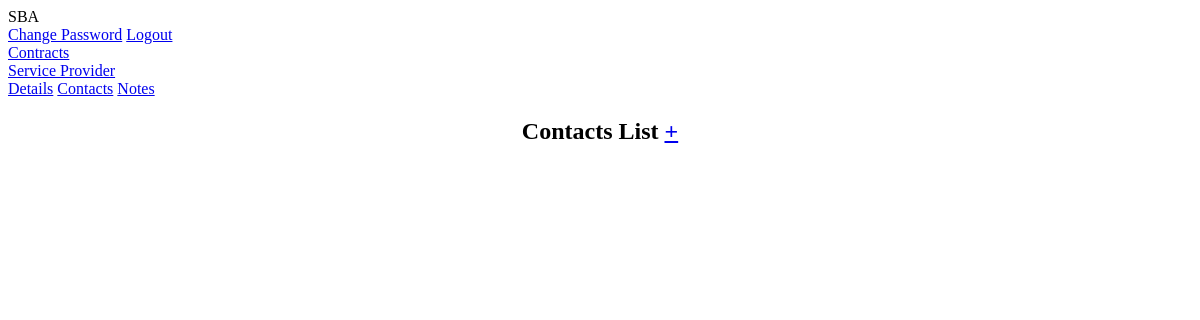
Before: /sp/contacts/ (signed in) with the older database file.
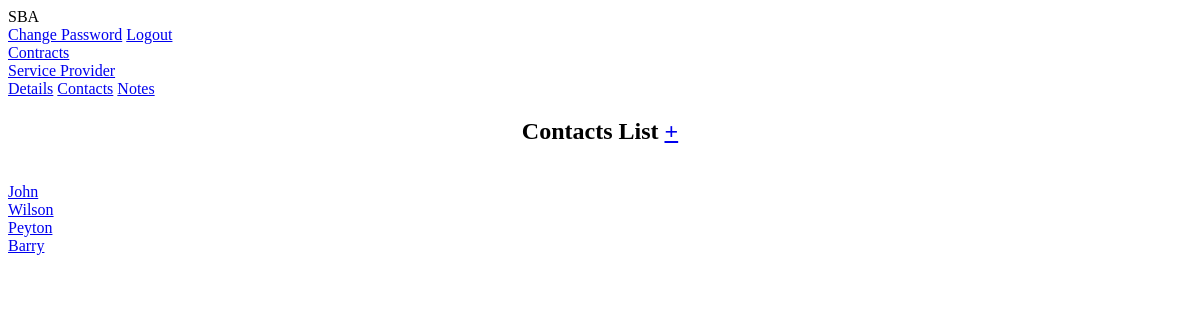
After: the same page with the newer database file.
### service_providers/models.py (models this page shows)
class SPContact(models.Model):
    fname = models.CharField(max_length=20)
    lname = models.CharField(max_length=20)
    phone = models.CharField(max_length=30)
    off_phone = models.CharField(max_length=30)
    off_ex = models.CharField(max_length=4)
    fax = models.CharField(max_length=10)
    addr = models.CharField(max_length=30)
    email = models.CharField(max_length=30)
    country = models.CharField(max_length=30)
    city = models.CharField(max_length=30)
    state = models.CharField(max_length=30)
    zip = models.CharField(max_length=30)

### service_providers/views.py (the view)
# urls.py: path('sp/contacts/', login_required(spViews.contactsView), name="contacts_list"),
def contactsView(req):
    contacts = SPContact.objects.all()
    return render(req, 'contacts_list.html', {'contacts': contacts})

### service_providers/templates/contacts_list.html (shortened to what this page needs)
{% extends 'partials/sp_base.html' %}
{% block content %}
<div class="sp-body">
    <div class="title" align="center">
        <h2>Contacts List
        <a  class="btn btn-primary btn-lg active" href="{% url 'sp:contacts_new'%}" >+</a></h2>
    </div>
    <div class="sp-body">
        <div class="list-group">
            {% for contact in contacts  %}
            <br>
            <a href="{% url 'sp:contact_details' contact_id=contact.id%}"class="list-group-item list-group-item-action action">{{contact.fname}} </a>
            {% endfor %}
        </div>
    </div>
</div>
{% endblock %}

Changed rows visible on the page:
added SPContact: fname "John"
added SPContact: fname "Wilson"
added SPContact: fname "Peyton"
added SPContact: fname "Barry"
